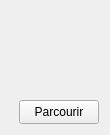
<?xml version="1.0" encoding="UTF-8"?>
<ui version="4.0">
 <class>BrowseImageWidget</class>
 <widget class="QWidget" name="BrowseImageWidget">
  <property name="geometry">
   <rect>
    <x>0</x>
    <y>0</y>
    <width>110</width>
    <height>135</height>
   </rect>
  </property>
  <property name="minimumSize">
   <size>
    <width>110</width>
    <height>135</height>
   </size>
  </property>
  <property name="windowTitle">
   <string>Form</string>
  </property>
  <layout class="QGridLayout" name="gridLayout">
   <item row="1" column="0">
    <layout class="QHBoxLayout" name="horizontalLayout">
     <item>
      <spacer name="horizontalSpacer">
       <property name="orientation">
        <enum>Qt::Horizontal</enum>
       </property>
       <property name="sizeHint" stdset="0">
        <size>
         <width>40</width>
         <height>20</height>
        </size>
       </property>
      </spacer>
     </item>
     <item>
      <widget class="QPushButton" name="btnBrowse">
       <property name="maximumSize">
        <size>
         <width>80</width>
         <height>24</height>
        </size>
       </property>
       <property name="text">
        <string>Parcourir</string>
       </property>
       <property name="icon">
        <iconset resource="../../icons.qrc">
         <normaloff>:/icons/img/folder.png</normaloff>:/icons/img/folder.png</iconset>
       </property>
      </widget>
     </item>
    </layout>
   </item>
   <item row="0" column="0">
    <widget class="QLabel" name="lbIcon">
     <property name="minimumSize">
      <size>
       <width>32</width>
       <height>32</height>
      </size>
     </property>
     <property name="maximumSize">
      <size>
       <width>128</width>
       <height>128</height>
      </size>
     </property>
     <property name="text">
      <string/>
     </property>
     <property name="pixmap">
      <pixmap resource="../../icons.qrc">:/icons/img/company.png</pixmap>
     </property>
     <property name="scaledContents">
      <bool>true</bool>
     </property>
    </widget>
   </item>
  </layout>
 </widget>
 <resources>
  <include location="../../icons.qrc"/>
 </resources>
 <connections>
  <connection>
   <sender>btnBrowse</sender>
   <signal>clicked()</signal>
   <receiver>BrowseImageWidget</receiver>
   <slot>browseImagePath()</slot>
   <hints>
    <hint type="sourcelabel">
     <x>145</x>
     <y>185</y>
    </hint>
    <hint type="destinationlabel">
     <x>145</x>
     <y>296</y>
    </hint>
   </hints>
  </connection>
 </connections>
 <slots>
  <slot>browseImagePath()</slot>
 </slots>
</ui>
